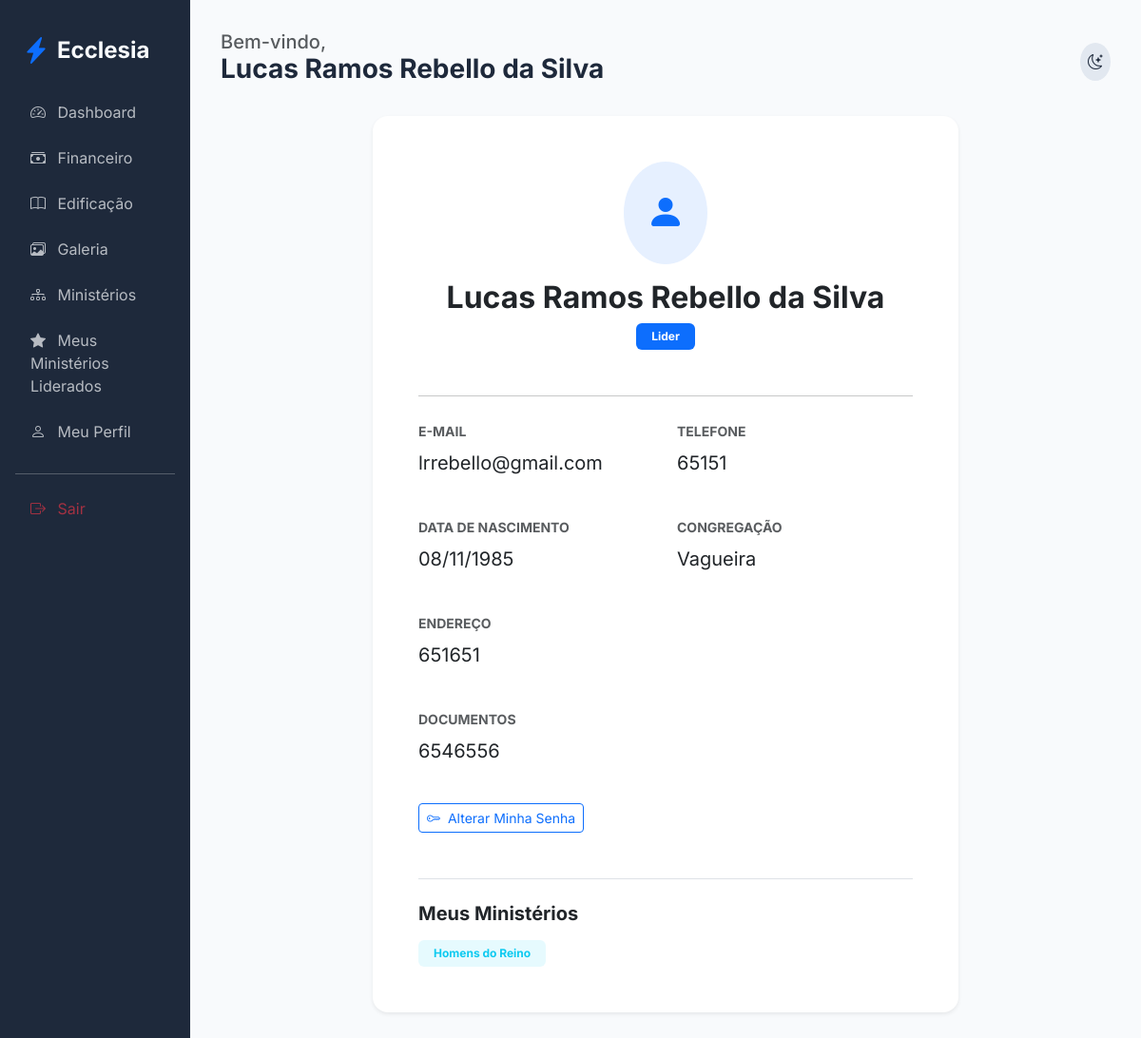
Page /members/profile (signed in) on the earlier database version.
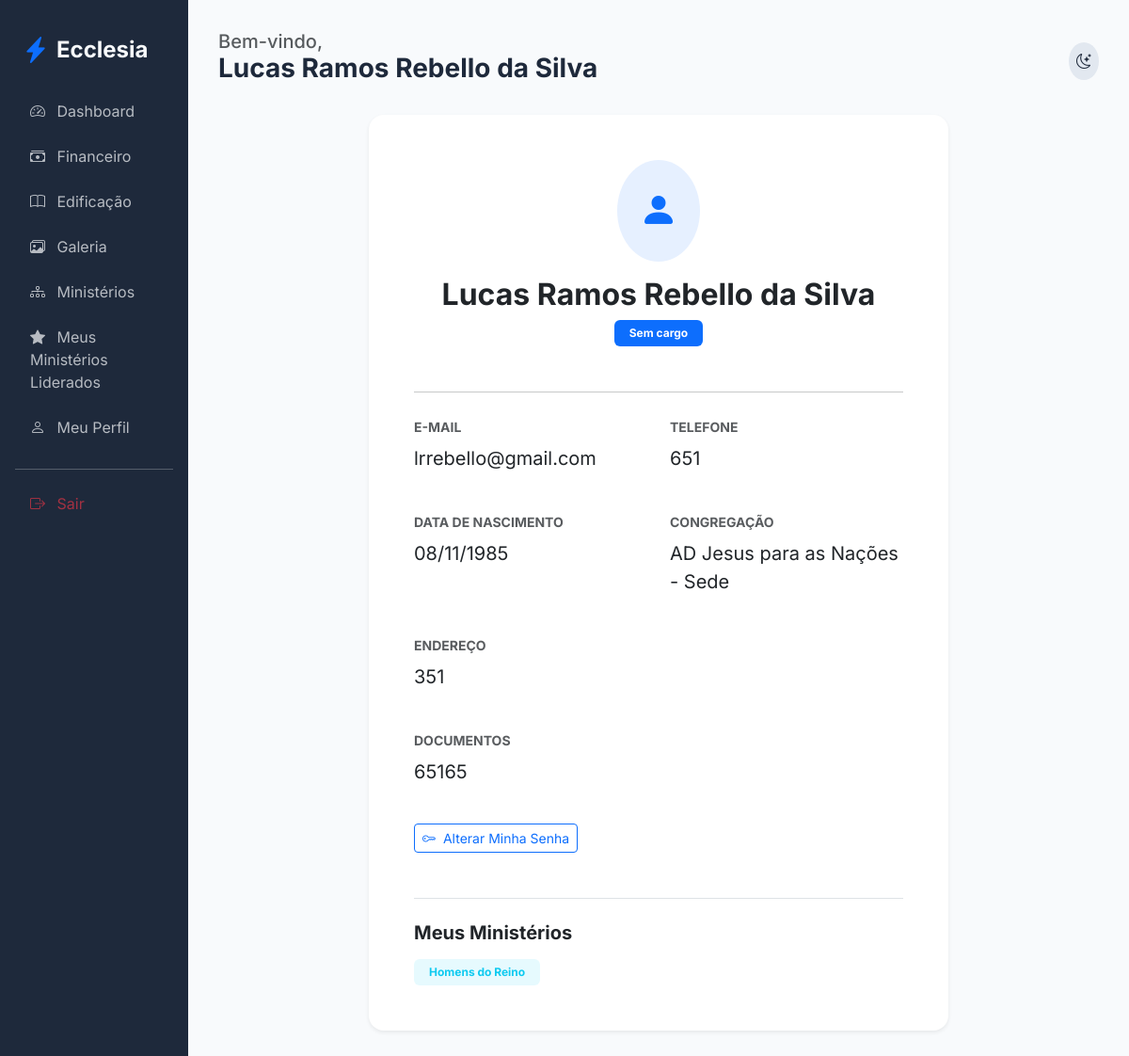
Same page on the later database version.
### app/core/models.py (models this page shows, shortened)
class ChurchRole(db.Model):
    id = db.Column(db.Integer, primary_key=True)
    name = db.Column(db.String(80), nullable=False)
    description = db.Column(db.Text, nullable=True)
    church_id = db.Column(db.Integer, db.ForeignKey('church.id'), nullable=False)
    is_active = db.Column(db.Boolean, default=True)
    order = db.Column(db.Integer, default=0)  # para ordenar na exibição
    users = db.relationship('User', backref='church_role', lazy=True)

class User(db.Model, UserMixin):
    id = db.Column(db.Integer, primary_key=True)
    name = db.Column(db.String(100), nullable=False)
    email = db.Column(db.String(120), unique=True, nullable=False)
    password_hash = db.Column(db.String(128))
    birth_date = db.Column(db.Date)
    gender = db.Column(db.String(20))
    documents = db.Column(db.String(200)) # Flexível para diferentes países
    address = db.Column(db.Text)
    phone = db.Column(db.String(50))
    status = db.Column(db.String(20), default='pending') # pending, active, rejected
    is_ministry_leader = db.Column(db.Boolean, default=False)
    church_id = db.Column(db.Integer, db.ForeignKey('church.id'))
    family_id = db.Column(db.Integer, db.ForeignKey('family.id'), nullable=True)
    church_role_id = db.Column(db.Integer, db.ForeignKey('church_role.id'), nullable=True)
    ministries = db.relationship('Ministry', secondary=member_ministries, backref=db.backref('members', lazy='dynamic'))
    can_manage_ministries = db.Column(db.Boolean, default=False)
    can_manage_media = db.Column(db.Boolean, default=False)
    can_publish_devotionals = db.Column(db.Boolean, default=False)
    can_approve_members = db.Column(db.Boolean, default=False)
    can_manage_finance = db.Column(db.Boolean, default=False)
    can_manage_kids = db.Column(db.Boolean, default=False)
    can_manage_events = db.Column(db.Boolean, default=False)  # para eventos gerais

class Church(db.Model):
    id = db.Column(db.Integer, primary_key=True)
    name = db.Column(db.String(100), nullable=False)
    address = db.Column(db.String(200))
    city = db.Column(db.String(100))
    country = db.Column(db.String(100))
    is_main = db.Column(db.Boolean, default=False)
    created_at = db.Column(db.DateTime, default=datetime.utcnow)
    members = db.relationship('User', backref='church', lazy=True)
    ministries = db.relationship('Ministry', backref='church', lazy=True)
    assets = db.relationship('Asset', backref='church', lazy=True)
    roles = db.relationship('ChurchRole', backref='church', lazy=True, cascade="all, delete-orphan")

class Ministry(db.Model):
    id = db.Column(db.Integer, primary_key=True)
    name = db.Column(db.String(100), nullable=False)
    description = db.Column(db.Text)
    church_id = db.Column(db.Integer, db.ForeignKey('church.id'))
    leader_id = db.Column(db.Integer, db.ForeignKey('user.id'), nullable=True)
    events = db.relationship('Event', backref='ministry', lazy=True)
    leader = db.relationship('User', foreign_keys=[leader_id])

### app/modules/members/routes.py (the view)
@members_bp.route('/profile')
@login_required
def profile():
    return render_template('members/profile.html')

### app/templates/members/profile.html
{% extends "base.html" %}
{% block content %}
<div class="row justify-content-center">
    <div class="col-lg-8">
        <div class="card border-0 shadow-sm p-4 p-md-5">
            <div class="text-center mb-4">
                <div class="d-inline-block bg-primary bg-opacity-10 rounded-circle p-4 mb-3">
                    <i class="bi bi-person-fill text-primary fs-1"></i>
                </div>
                <h2 class="fw-bold">{{ current_user.name }}</h2>
                <span class="badge bg-primary px-3 py-2">{{ current_user.church_role.name if current_user.church_role else 'Sem cargo' }}</span>
            </div>
            <hr class="my-4 opacity-25">
            <div class="row g-4">
                <div class="col-md-6">
                    <label class="form-label small fw-bold text-muted">E-MAIL</label>
                    <p class="fs-5">{{ current_user.email }}</p>
                </div>
                <div class="col-md-6">
                    <label class="form-label small fw-bold text-muted">TELEFONE</label>
                    <p class="fs-5">{{ current_user.phone or 'Não informado' }}</p>
                </div>
                <div class="col-md-6">
                    <label class="form-label small fw-bold text-muted">DATA DE NASCIMENTO</label>
                    <p class="fs-5">{{ current_user.birth_date.strftime('%d/%m/%Y') if current_user.birth_date else 'Não informado' }}</p>
                </div>
                <div class="col-md-6">
                    <label class="form-label small fw-bold text-muted">CONGREGAÇÃO</label>
                    <p class="fs-5">{{ current_user.church.name if current_user.church else 'Não vinculada' }}</p>
                </div>
                <div class="col-12">
                    <label class="form-label small fw-bold text-muted">ENDEREÇO</label>
                    <p class="fs-5">{{ current_user.address or 'Não informado' }}</p>
                </div>
                <div class="col-12">
                    <label class="form-label small fw-bold text-muted">DOCUMENTOS</label>
                    <p class="fs-5">{{ current_user.documents or 'Não informado' }}</p>
                </div>
            </div>
            <div class="mt-4 d-flex gap-2">
                <a href="{{ url_for('auth.change_password') }}" class="btn btn-outline-primary btn-sm">
                    <i class="bi bi-key me-1"></i> Alterar Minha Senha
                </a>
            </div>
            <div class="mt-5 pt-4 border-top">
                <h5 class="fw-bold mb-3">Meus Ministérios</h5>
                <div class="d-flex flex-wrap gap-2">
                    {% for ministry in current_user.ministries %}
                    <span class="badge bg-info bg-opacity-10 text-info px-3 py-2">{{ ministry.name }}</span>
                    {% else %}
                    <p class="text-muted small">Você ainda não faz parte de nenhum ministério.</p>
                    {% endfor %}
                </div>
            </div>
        </div>
    </div>
</div>
{% endblock %}

### app/templates/base.html (shortened to what the changed rows need)
<!DOCTYPE html>
<html lang="pt-BR">
<head>
    <link href="https://cdn.jsdelivr.net/npm/bootstrap@5.3.0/dist/css/bootstrap.min.css" rel="stylesheet">
    <link href="https://cdn.jsdelivr.net/npm/bootstrap-icons@1.10.0/font/bootstrap-icons.css" rel="stylesheet">
    <link rel="stylesheet" href="{{ url_for('static', filename='css/premium.css') }}">
</head>
<body>
    <div class="container-fluid">
        <div class="row">
            <div class="col-md-9 col-lg-10 main-content {{ 'mx-auto' if not current_user.is_authenticated }}">
                <header class="d-flex justify-content-between align-items-center mb-4">
                    <div>
                        {% if current_user.is_authenticated %}
                        <h5 class="text-muted mb-0">Bem-vindo,</h5>
                        <h3 class="fw-bold">{{ current_user.name }}</h3>
                        {% endif %}
                    </div>
                </header>
                {% block content %}{% endblock %}
            </div>
        </div>
    </div>
</body>
</html>

Differences in the rows shown:
removed ChurchRole: church_role "Lider"
removed Church: church "Vagueira"
changed User "Lucas Ramos Rebello da Silva": phone "65151" → "651"; address "651651" → "351"; documents "6546556" → "65165"
now on this page (row edited): Church: church "AD Jesus para as Nações - Sede"
Other differences:
text now shown: "Sem cargo"
